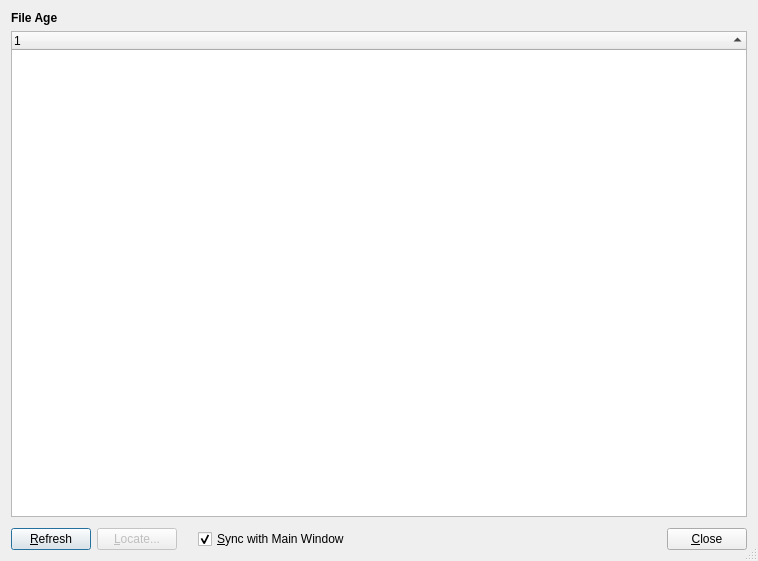
<?xml version="1.0" encoding="UTF-8"?>
<ui version="4.0">
 <class>FileAgeStatsWindow</class>
 <widget class="QDialog" name="FileAgeStatsWindow">
  <property name="geometry">
   <rect>
    <x>0</x>
    <y>0</y>
    <width>758</width>
    <height>561</height>
   </rect>
  </property>
  <property name="windowTitle">
   <string>File Age</string>
  </property>
  <property name="sizeGripEnabled">
   <bool>true</bool>
  </property>
  <layout class="QVBoxLayout" name="verticalLayout">
   <item>
    <widget class="QLabel" name="heading">
     <property name="font">
      <font>
       <weight>75</weight>
       <bold>true</bold>
      </font>
     </property>
     <property name="toolTip">
      <string>&lt;html&gt;&lt;head/&gt;&lt;body&gt;&lt;p&gt;Year of the modification time of the file&lt;/p&gt;&lt;/body&gt;&lt;/html&gt;&lt;</string>
     </property>
     <property name="text">
      <string>File Age</string>
     </property>
    </widget>
   </item>
   <item>
    <widget class="QTreeWidget" name="treeWidget">
     <property name="rootIsDecorated">
      <bool>false</bool>
     </property>
     <property name="sortingEnabled">
      <bool>true</bool>
     </property>
     <attribute name="headerStretchLastSection">
      <bool>true</bool>
     </attribute>
     <column>
      <property name="text">
       <string notr="true">1</string>
      </property>
     </column>
    </widget>
   </item>
   <item>
    <layout class="QHBoxLayout" name="horizontalLayout">
     <property name="topMargin">
      <number>5</number>
     </property>
     <item>
      <widget class="QPushButton" name="refreshButton">
       <property name="text">
        <string>&amp;Refresh</string>
       </property>
      </widget>
     </item>
     <item>
      <widget class="QPushButton" name="locateButton">
       <property name="enabled">
        <bool>false</bool>
       </property>
       <property name="toolTip">
        <string>&lt;html&gt;&lt;head/&gt;&lt;body&gt;&lt;p&gt;Locate the files from that year&lt;/p&gt;&lt;p&gt;(only if no more than 1000)&lt;/p&gt;&lt;/body&gt;&lt;/html&gt;</string>
       </property>
       <property name="text">
        <string>&amp;Locate...</string>
       </property>
      </widget>
     </item>
     <item>
      <spacer name="syncSpacer">
       <property name="orientation">
        <enum>Qt::Horizontal</enum>
       </property>
       <property name="sizeType">
        <enum>QSizePolicy::Minimum</enum>
       </property>
       <property name="sizeHint" stdset="0">
        <size>
         <width>15</width>
         <height>0</height>
        </size>
       </property>
      </spacer>
     </item>
     <item>
      <widget class="QCheckBox" name="syncCheckBox">
       <property name="toolTip">
        <string>&lt;html&gt;&lt;head/&gt;&lt;body&gt;&lt;p&gt;If checked: If a different directory is selected in the main window, automatically update the content of this window with data from that other directory of the main window.&lt;/p&gt;&lt;/body&gt;&lt;/html&gt;</string>
       </property>
       <property name="text">
        <string>&amp;Sync with Main Window</string>
       </property>
       <property name="checked">
        <bool>true</bool>
       </property>
      </widget>
     </item>
     <item>
      <spacer name="buttonsFlexSpacer">
       <property name="orientation">
        <enum>Qt::Horizontal</enum>
       </property>
       <property name="sizeHint" stdset="0">
        <size>
         <width>40</width>
         <height>20</height>
        </size>
       </property>
      </spacer>
     </item>
     <item>
      <widget class="QPushButton" name="closeButton">
       <property name="sizePolicy">
        <sizepolicy hsizetype="Preferred" vsizetype="Fixed">
         <horstretch>0</horstretch>
         <verstretch>0</verstretch>
        </sizepolicy>
       </property>
       <property name="text">
        <string>&amp;Close</string>
       </property>
      </widget>
     </item>
    </layout>
   </item>
  </layout>
 </widget>
 <resources/>
 <connections>
  <connection>
   <sender>closeButton</sender>
   <signal>clicked()</signal>
   <receiver>FileAgeStatsWindow</receiver>
   <slot>reject()</slot>
   <hints>
    <hint type="sourcelabel">
     <x>786</x>
     <y>341</y>
    </hint>
    <hint type="destinationlabel">
     <x>199</x>
     <y>149</y>
    </hint>
   </hints>
  </connection>
 </connections>
</ui>
